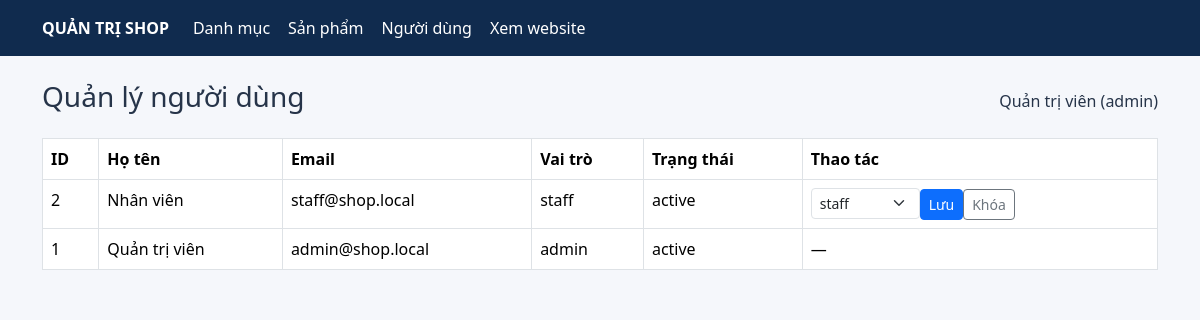
/public/admin/user (signed in), run on the app's committed database.
### tables this page shows
CREATE TABLE users (
 id INT AUTO_INCREMENT PRIMARY KEY,
 name VARCHAR(120) NOT NULL,
 email VARCHAR(190) NOT NULL UNIQUE,
 password VARCHAR(255) NOT NULL,
 role ENUM('admin','staff','customer') NOT NULL DEFAULT 'customer',
 status ENUM('active','locked') NOT NULL DEFAULT 'active',
 created_at TIMESTAMP DEFAULT CURRENT_TIMESTAMP
);

### app/controllers/admin/AdminController.php (called while the page is built, shortened)
<?php
class AdminController extends Controller {
    protected function adminView(string $path,array $data=[]): void {
        extract($data); $viewFile=__DIR__.'/../../views/'.$path.'.php';
        ob_start(); require $viewFile; $content=ob_get_clean();
        require __DIR__.'/../../views/layouts/admin.php';
    }
}

### app/controllers/admin/AdminUserController.php (called while the page is built, shortened)
<?php
class AdminUserController extends AdminController {
    public function index(): void {
        $users=Database::getInstance()->query('SELECT id,name,email,role,status,created_at FROM users ORDER BY id DESC')->fetchAll();
        $this->adminView('admin/user/index',['pageTitle'=>'Quản lý người dùng','users'=>$users]);
    }
}

### app/core/App.php (called while the page is built, shortened)
<?php
class App {
    public function run(): void {
        $url = trim($_GET['url'] ?? '', '/');
        $parts = $url === '' ? ['home', 'index'] : explode('/', $url);
        $isAdmin = ($parts[0] ?? '') === 'admin';
        if ($isAdmin) {
            array_shift($parts);
            $action = $parts[1] ?? 'index';
            $params = array_slice($parts, 2);
        } else {
            $controllerPart = $parts[0] ?? 'home';
            $action = $parts[1] ?? 'index';
            $params = array_slice($parts, 2);
            $class = str_replace(' ', '', ucwords(str_replace(['-', '_'], ' ', $controllerPart))) . 'Controller';
            $file = __DIR__ . '/../controllers/' . $class . '.php';
        }
        (new $class())->$action(...$params);
    }
}

### public/index.php (called while the page is built, shortened)
<?php
require_once __DIR__ . '/../app/core/helpers.php';
spl_autoload_register(function($class) {
    $paths=[__DIR__.'/../app/core/'.$class.'.php',__DIR__.'/../app/models/'.$class.'.php',__DIR__.'/../app/services/'.$class.'.php',__DIR__.'/../app/controllers/'.$class.'.php',__DIR__.'/../app/controllers/admin/'.$class.'.php'];
    foreach($paths as $path) if(file_exists($path)) { require_once $path; return; }
});
try { (new App())->run(); }
catch(Throwable $e) { error_log((string)$e); http_response_code(500); echo '<h1>Lỗi hệ thống</h1><p>Kiểm tra Apache/PHP error log để biết chi tiết.</p>'; }

### app/core/Database.php (called while the page is built)
<?php
class Database {
    private static ?PDO $instance = null;
    public static function getInstance(): PDO {
        if (self::$instance === null) {
            $dsn = 'mysql:host=' . DB_HOST . ';dbname=' . DB_NAME . ';charset=utf8mb4';
            self::$instance = new PDO($dsn, DB_USER, DB_PASS, [
                PDO::ATTR_ERRMODE => PDO::ERRMODE_EXCEPTION,
                PDO::ATTR_DEFAULT_FETCH_MODE => PDO::FETCH_ASSOC,
                PDO::ATTR_EMULATE_PREPARES => false
            ]);
        }
        return self::$instance;
    }
}

### app/core/helpers.php (called while the page is built, shortened)
<?php
function base_url(string $path = ''): string { return rtrim(BASE_URL, '/') . ($path ? '/' . ltrim($path, '/') : '/'); }
function e($value): string { return htmlspecialchars((string)$value, ENT_QUOTES, 'UTF-8'); }

### app/core/Auth.php (called while the page is built, shortened)
<?php
class Auth {
    public static function user(): ?array { return $_SESSION['user'] ?? null; }
}

### app/views/admin/user/index.php (the view)
<div class="table-responsive"><table class="table table-bordered bg-white"><thead><tr><th>ID</th><th>Họ tên</th><th>Email</th><th>Vai trò</th><th>Trạng thái</th><th>Thao tác</th></tr></thead><tbody><?php foreach($users as $u): ?><tr><td><?= (int)$u['id'] ?></td><td><?= e($u['name']) ?></td><td><?= e($u['email']) ?></td><td><?= e($u['role']) ?></td><td><?= e($u['status']) ?></td><td><?php if(Auth::user()['role']==='admin'&&(int)$u['id']!==(int)Auth::user()['id']): ?><form method="post" action="<?= e(base_url('admin/user/update')) ?>" class="d-inline"><?= csrf_field() ?><input type="hidden" name="user_id" value="<?= (int)$u['id'] ?>"><select name="role" class="form-select form-select-sm d-inline w-auto"><?php foreach(['customer','staff','admin'] as $r): ?><option value="<?= $r ?>" <?= $u['role']===$r?'selected':'' ?>><?= $r ?></option><?php endforeach; ?></select><button class="btn btn-sm btn-primary">Lưu</button></form><form method="post" action="<?= e(base_url('admin/user/status')) ?>" class="d-inline"><?= csrf_field() ?><input type="hidden" name="user_id" value="<?= (int)$u['id'] ?>"><input type="hidden" name="status" value="<?= $u['status']==='active'?'locked':'active' ?>"><button class="btn btn-sm btn-outline-secondary"><?= $u['status']==='active'?'Khóa':'Mở khóa' ?></button></form><?php else: ?>—<?php endif; ?></td></tr><?php endforeach; ?></tbody></table></div>

### app/views/layouts/admin.php
<!doctype html><html lang="vi"><head><meta charset="utf-8"><meta name="viewport" content="width=device-width,initial-scale=1"><title><?= e($pageTitle??'Quản trị') ?></title><link href="https://cdn.jsdelivr.net/npm/bootstrap@5.3.3/dist/css/bootstrap.min.css" rel="stylesheet"><link rel="stylesheet" href="<?= e(base_url('assets/css/style.css')) ?>"></head><body><header class="admin-nav py-3"><div class="container"><a href="<?= e(base_url('admin/dashboard')) ?>" class="fw-bold me-4">QUẢN TRỊ SHOP</a><a href="<?= e(base_url('admin/category')) ?>">Danh mục</a><a href="<?= e(base_url('admin/product')) ?>">Sản phẩm</a><a href="<?= e(base_url('admin/user')) ?>">Người dùng</a><a href="<?= e(base_url()) ?>">Xem website</a></div></header><main class="container py-4"><div class="d-flex justify-content-between align-items-center mb-3"><h1 class="h3"><?= e($pageTitle??'') ?></h1><span><?= e(Auth::user()['name']??'') ?> (<?= e(Auth::user()['role']??'') ?>)</span></div><?php foreach(($_SESSION['flash']??[]) as $f): ?><div class="alert alert-<?= e($f['type']==='error'?'danger':$f['type']) ?>"><?= $f['message'] ?></div><?php endforeach; $_SESSION['flash']=[]; ?><?= $content ?></main></body></html>

### public/assets/css/style.css (style rules this page uses)
body { background:#f5f7fb;color:#263449 }
.admin-nav { background:#102b4e }
.admin-nav a { color:white;text-decoration:none;margin-right:18px }

### data on the page
users: name "Quản trị viên", role "admin", id "1", email "admin@shop.local", status "active"
users: id "2", name "Nhân viên", email "staff@shop.local", role "staff", status "active", shows "Khóa"

### other printed values
$pageTitle "Quản lý người dùng"
